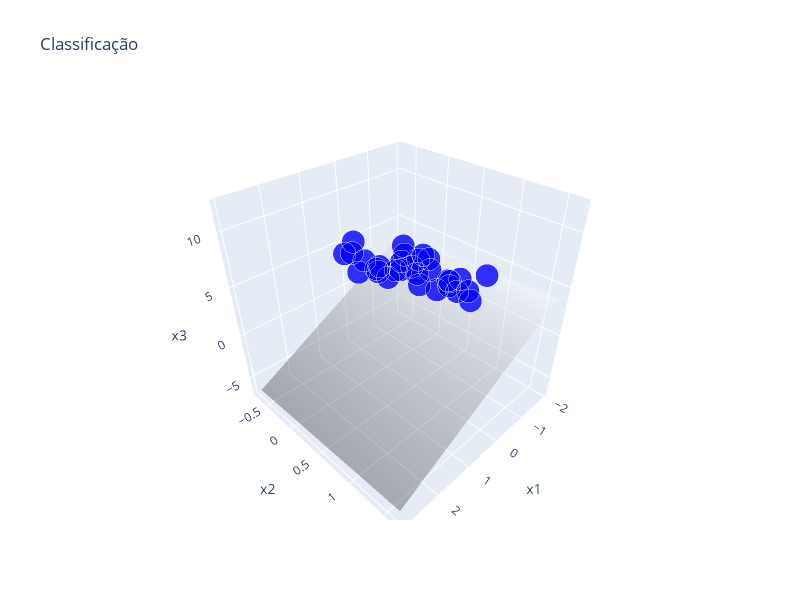

The code cell stored with this chart in its notebook:
### Code cell
#criar grafico 3d interativo
colors = ['red' if y == -1 else 'blue' for y in yhat]

#criar malha para o hiperplano
x1_range = np.linspace(x[:, 0].min() - 0.5, x[:, 0].max() + 0.5, 20)
x2_range = np.linspace(x[:, 1].min() - 0.5, x[:, 1].max() + 0.5, 20)
x1_grid, x2_grid = np.meshgrid(x1_range, x2_range)

#calcular x3 para o hiperplano: w0*x1 + w1*x2 + w2*x3 + w3*(-1) = 0
#x3 = (w0*x1 + w1*x2 - w3) / (-w2)
x3_grid = (w[0] * x1_grid + w[1] * x2_grid - w[3]) / (-w[2])

fig = go.Figure()

#adicionar o hiperplano
fig.add_trace(go.Surface(
   x=x1_grid,
   y=x2_grid,
   z=x3_grid,
   colorscale='gray',
   opacity=0.3,
   showscale=False,
   name='Hiperplano'
))

#adicionar os pontos
fig.add_trace(go.Scatter3d(
   x=x[:, 0],
   y=x[:, 1],
   z=x[:, 2],
   mode='markers',
   marker=dict(
      size=8,
      color=colors,
      opacity=0.8,
      line=dict(width=1, color='white')
   ),
   name='Amostras'
))

fig.update_layout(
   title='Classificação',
   scene=dict(
      xaxis_title='x1',
      yaxis_title='x2',
      zaxis_title='x3'
   ),
   width=800,
   height=600
)

### Figure 1 — Plotly figure (JSON) as saved in the notebook; plotly's stock layout.template omitted (floating-point values rounded to 4 significant figures; data arrays with more than 128 entries replaced by an {"elided": "..."} marker saying what was removed)
{"data": [{"colorscale": [[0, "rgb(0, 0, 0)"], [0.09091, "rgb(16, 16, 16)"], [0.1818, "rgb(38, 38, 38)"], [0.2727, "rgb(59, 59, 59)"], [0.3636, "rgb(81, 80, 80)"], [0.4545, "rgb(102, 101, 101)"], [0.5455, "rgb(124, 123, 122)"], [0.6364, "rgb(146, 146, 145)"], [0.7273, "rgb(171, 171, 170)"], [0.8182, "rgb(197, 197, 195)"], [0.9091, "rgb(224, 224, 223)"], [1, "rgb(254, 254, 253)"]], "name": "Hiperplano", "opacity": 0.3, "showscale": false, "type": "surface", "x": {"elided": "20x20 float values"}, "y": {"elided": "20x20 float values"}, "z": {"elided": "20x20 float values"}}, {"marker": {"color": ["blue", "blue", "blue", "blue", "blue", "blue", "blue", "blue", "blue", "blue", "blue", "blue", "blue", "blue", "blue", "blue", "blue", "blue", "blue", "blue", "blue", "blue", "blue", "blue", "blue", "blue", "blue", "blue", "blue", "blue"], "line": {"color": "white", "width": 1}, "opacity": 0.8, "size": 8}, "mode": "markers", "name": "Amostras", "type": "scatter3d", "x": [-0.6508, -1.449, 2.085, 0.2626, 0.6418, 0.2569, 1.115, 0.0914, 0.0121, -0.0429, 0.434, 0.2735, 0.4839, 0.4089, 1.439, -0.9115, 0.3654, 0.2144, 0.2013, 0.6483, -0.1147, -0.797, -1.062, 0.5307, -1.22, 0.3957, -0.1013, 2.448, 2.015, 0.2012], "y": [0.1097, 0.8896, 0.6876, 1.148, 1.023, 0.673, 0.6043, 0.3399, 0.5256, 0.466, 0.687, 1.029, 0.4851, -0.1267, 0.1614, -0.1973, 1.048, 0.7515, 1.001, 0.2183, 0.2242, 0.8795, 0.6366, 0.1285, 0.7777, 0.1076, 0.5989, 0.9455, 0.6192, 0.2611], "z": [4.001, 4.401, 12.07, 7.798, 7.043, 8.326, 7.445, 7.068, 4.632, 5.432, 8.229, 7.193, 7.485, 5.502, 8.584, 2.196, 7.486, 7.17, 6.549, 5.899, 7.244, 3.876, 2.471, 5.688, 1.725, 5.662, 7.181, 11.21, 10.93, 5.463]}], "layout": {"height": 600, "scene": {"xaxis": {"title": {"text": "x1"}}, "yaxis": {"title": {"text": "x2"}}, "zaxis": {"title": {"text": "x3"}}}, "title": {"text": "Classificação"}, "width": 800}}
